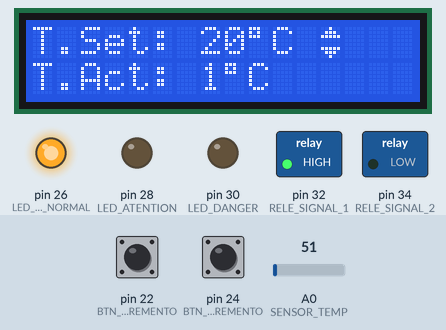
Bench run of a sketch on a simulated Arduino Mega 2560, built with avr-gcc and run on an emulated ATmega2560. On the bench: 16×2 character LCD, switched loads named in the sketch (green lamp = pin HIGH), output pins drawn as LEDs (lit = HIGH). The test bench sets the inputs (shaded band); at power-on: pin 22 (BTN_INCREMENTO) LOW, pin 24 (BTN_DECREMENTO) LOW, A0 (SENSOR_TEMP) = 51. What the sketch prints to the serial monitor is not drawn.

Above: at 1.2 s.
1.3 s: pin 22 (BTN_INCREMENTO) pulled HIGH for 1 s
At 3.0 s:
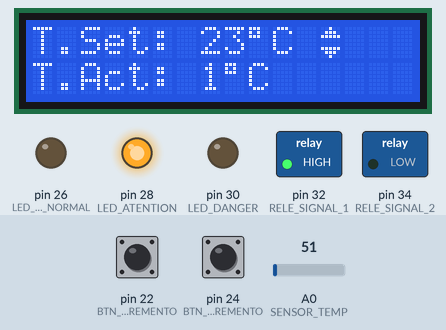
3.9 s: pin 22 (BTN_INCREMENTO) pulled HIGH for 0.3 s
At 5.2 s:
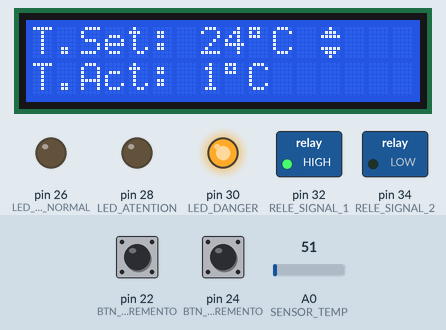
5.7 s: pin 24 (BTN_DECREMENTO) pulled HIGH for 3.2 s
At 9.0 s:
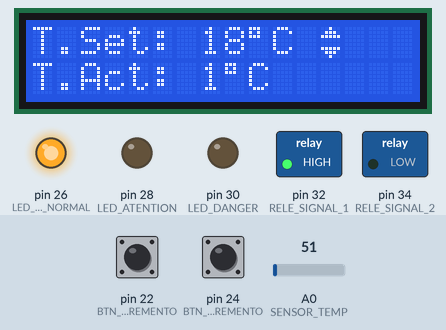
10.4 s: A0 (SENSOR_TEMP) set to 71
At 11.8 s:
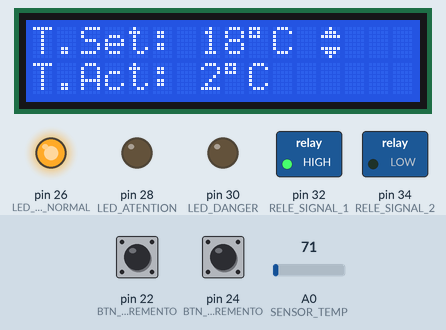
12.1 s: A0 (SENSOR_TEMP) set to 30
At 12.8 s:
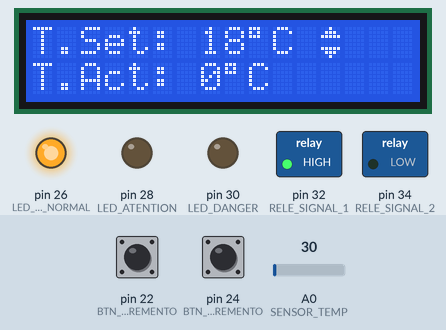
13.6 s: A0 (SENSOR_TEMP) set to 112
At 14.9 s:
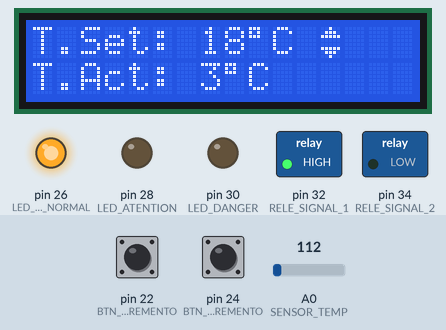
Timing chart, 0 to 16.2 s (numbered marks = the images above; inputs shaded):
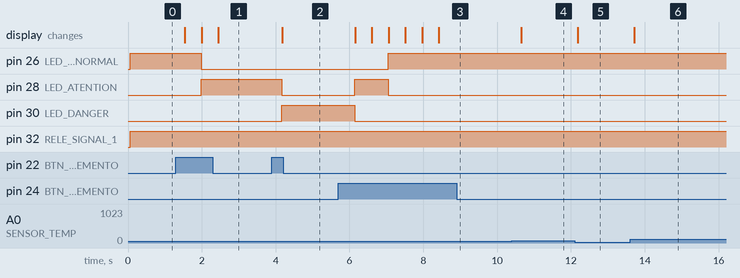

The sketch:

Temp_LM35.ino
```cpp
// INTERRUPCIONES Y SERIALCOMUNICATION


#include <LiquidCrystal.h>

int TEMP_NORMAL = 20;

int SENSOR_TEMP = A0;

int BTN_INCREMENTO = 22;
int BTN_DECREMENTO = 24;

int LED_TEMP_NORMAL = 26;
int LED_ATENTION = 28;
int LED_DANGER = 30;

int RELE_SIGNAL_1 = 32;
int RELE_SIGNAL_2 = 34;

const int rs = 7, en = 6, d4 = 5, d5 = 4, d6 = 3, d7 = 2;
LiquidCrystal lcd(rs, en, d4, d5, d6, d7);

int signalVoltage, TEMP_CONTROL;
int lecturaBtnInc, lecturaBtnDec;

int eatadoLedNormal, estadoLedAtention, estadoLedDanger;

byte flechas[8] = {
  B00100,
  B01110,
  B11111,
  B00000,
  B00000,
  B11111,
  B01110,
  B00100,
};

void printLCD(int tempSet,int tempActual) {
  lcd.setCursor(0,0);
  lcd.print("T.Set: ");
  lcd.print(tempSet);
  lcd.print((char)223);
  lcd.print("C ");
  lcd.write((byte)0);

  lcd.setCursor(0,1);
  lcd.print("T.Act: ");
  lcd.print(tempActual);
  lcd.print((char)223);
  lcd.print("C");
}


void setup() {

  pinMode(BTN_INCREMENTO, INPUT);
  pinMode(BTN_DECREMENTO, INPUT);

  pinMode(LED_TEMP_NORMAL, OUTPUT);
  pinMode(LED_ATENTION, OUTPUT);
  pinMode(LED_DANGER, OUTPUT);
  pinMode(RELE_SIGNAL_1, OUTPUT);
  pinMode(RELE_SIGNAL_2, OUTPUT);

  lcd.begin(16,2);

  lcd.createChar(0, flechas);

  Serial.begin(9600);

}

void loop() {

  lecturaBtnInc = digitalRead(BTN_INCREMENTO);

  if (lecturaBtnInc) {
    delay(100);
    while(!lecturaBtnInc);
    delay(100);
    TEMP_NORMAL += 1;
  }

  lecturaBtnDec = digitalRead(BTN_DECREMENTO);

  if (lecturaBtnDec) {
    delay(100);
    while(!lecturaBtnDec);
    delay(100);
    TEMP_NORMAL -= 1;
  }

  if (lecturaBtnInc & lecturaBtnDec == HIGH) {
    Serial.println("Presione uno a la vez");
  }


  if (TEMP_NORMAL >= 18 && TEMP_NORMAL < 22) {
    digitalWrite(LED_TEMP_NORMAL, HIGH);
    digitalWrite(LED_ATENTION, LOW);
    digitalWrite(LED_DANGER, LOW);
  } else if (TEMP_NORMAL >= 22 && TEMP_NORMAL < 24 ) {
    digitalWrite(LED_TEMP_NORMAL, LOW);
    digitalWrite(LED_ATENTION, HIGH);
    digitalWrite(LED_DANGER, LOW);
  } else if (TEMP_NORMAL >= 24 && TEMP_NORMAL <= 28) {
    digitalWrite(LED_TEMP_NORMAL, LOW);
    digitalWrite(LED_ATENTION, LOW);
    digitalWrite(LED_DANGER, HIGH);
  } else if (TEMP_NORMAL < 18) {
    TEMP_NORMAL = 18;
  } else if (TEMP_NORMAL > 28) {
    TEMP_NORMAL = 28;
  }

  signalVoltage = analogRead(SENSOR_TEMP);

/////////////////////////////////////////////////////////////////
// PARA EL SENSOR LM35
/////////////////////////////////////////////////////////////////
//  TEMP_CONTROL = ((signalVoltage * 5000) / 1023) / 10;

/////////////////////////////////////////////////////////////////
// PARA PRUEBAS CON POTENCIOMETRO
/////////////////////////////////////////////////////////////////
  TEMP_CONTROL = map(signalVoltage, 0 , 1023, 0, 30);

    printLCD(TEMP_NORMAL,TEMP_CONTROL);


  if (TEMP_CONTROL < TEMP_NORMAL) {
    // Horno Encendido y Ventilador Apagado
    digitalWrite(RELE_SIGNAL_1, HIGH);
    digitalWrite(RELE_SIGNAL_2, LOW);
  } else if(TEMP_CONTROL > TEMP_NORMAL) {
    // Horno Apagado y Ventilador Encendido
    digitalWrite(RELE_SIGNAL_1, LOW);
    digitalWrite(RELE_SIGNAL_2, HIGH);
  } else if (TEMP_CONTROL == TEMP_NORMAL) {
    // Horno Apagado y Ventilador Apagado
    digitalWrite(RELE_SIGNAL_1, LOW);
    digitalWrite(RELE_SIGNAL_2, LOW);
  }

  Serial.print(TEMP_CONTROL);
  Serial.print(",");
  Serial.print(TEMP_NORMAL);
  Serial.print(",");
  Serial.print(digitalRead(RELE_SIGNAL_1));
  Serial.print(",");
  Serial.print(digitalRead(RELE_SIGNAL_2));
  Serial.print(",");
  Serial.print(digitalRead(LED_TEMP_NORMAL));
  Serial.print(",");
  Serial.print(digitalRead(LED_ATENTION));
  Serial.print(",");
  Serial.println(digitalRead(LED_DANGER));

  delay(250);
}
```

Measured:
- after the input at 1.3 s, pin 26 (LED_TEMP_NORMAL): HIGH → LOW after 0.69 s; pin 28 (LED_ATENTION): LOW → HIGH after 0.69 s; the display: first changes after 0.24 s (image 1 shows a later state)
- after the input at 3.9 s, pin 28 (LED_ATENTION): HIGH → LOW after 0.27 s; pin 30 (LED_DANGER): LOW → HIGH after 0.27 s; the display: changes after 0.27 s (image 2)
- after the input at 5.7 s, pin 26 (LED_TEMP_NORMAL): LOW → HIGH after 1.4 s; pin 28 (LED_ATENTION): LOW → HIGH after 0.45 s, → LOW 0.91 s later; pin 30 (LED_DANGER): HIGH → LOW after 0.45 s; the display: first changes after 0.45 s (image 3 shows a later state)
- after the input at 10.4 s, the display: changes after 0.26 s (image 4)
- after the input at 12.1 s, the display: changes after 0.08 s (image 5)
- after the input at 13.6 s, the display: changes after 0.11 s (image 6)
